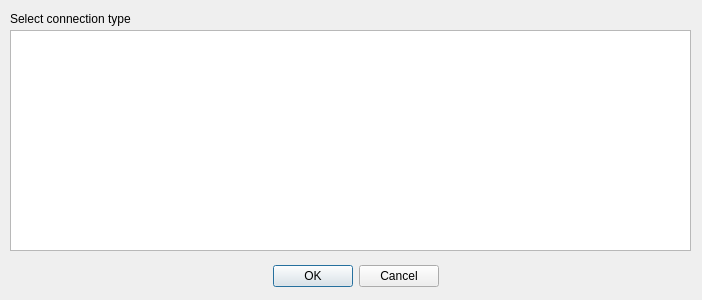
<?xml version="1.0" encoding="UTF-8"?>
<ui version="4.0">
 <class>CDlgNewConnection</class>
 <widget class="QDialog" name="CDlgNewConnection">
  <property name="geometry">
   <rect>
    <x>0</x>
    <y>0</y>
    <width>702</width>
    <height>300</height>
   </rect>
  </property>
  <property name="windowTitle">
   <string>Connections</string>
  </property>
  <widget class="QDialogButtonBox" name="buttonBox">
   <property name="geometry">
    <rect>
     <x>10</x>
     <y>260</y>
     <width>691</width>
     <height>32</height>
    </rect>
   </property>
   <property name="orientation">
    <enum>Qt::Horizontal</enum>
   </property>
   <property name="standardButtons">
    <set>QDialogButtonBox::Cancel|QDialogButtonBox::Ok</set>
   </property>
   <property name="centerButtons">
    <bool>true</bool>
   </property>
  </widget>
  <widget class="QListWidget" name="listWidgetConnectionTypes">
   <property name="geometry">
    <rect>
     <x>10</x>
     <y>30</y>
     <width>681</width>
     <height>221</height>
    </rect>
   </property>
  </widget>
  <widget class="QLabel" name="label">
   <property name="geometry">
    <rect>
     <x>10</x>
     <y>10</y>
     <width>681</width>
     <height>17</height>
    </rect>
   </property>
   <property name="text">
    <string>Select connection type</string>
   </property>
  </widget>
 </widget>
 <resources/>
 <connections>
  <connection>
   <sender>buttonBox</sender>
   <signal>accepted()</signal>
   <receiver>CDlgNewConnection</receiver>
   <slot>accept()</slot>
   <hints>
    <hint type="sourcelabel">
     <x>248</x>
     <y>254</y>
    </hint>
    <hint type="destinationlabel">
     <x>157</x>
     <y>274</y>
    </hint>
   </hints>
  </connection>
  <connection>
   <sender>buttonBox</sender>
   <signal>rejected()</signal>
   <receiver>CDlgNewConnection</receiver>
   <slot>reject()</slot>
   <hints>
    <hint type="sourcelabel">
     <x>316</x>
     <y>260</y>
    </hint>
    <hint type="destinationlabel">
     <x>286</x>
     <y>274</y>
    </hint>
   </hints>
  </connection>
 </connections>
</ui>
